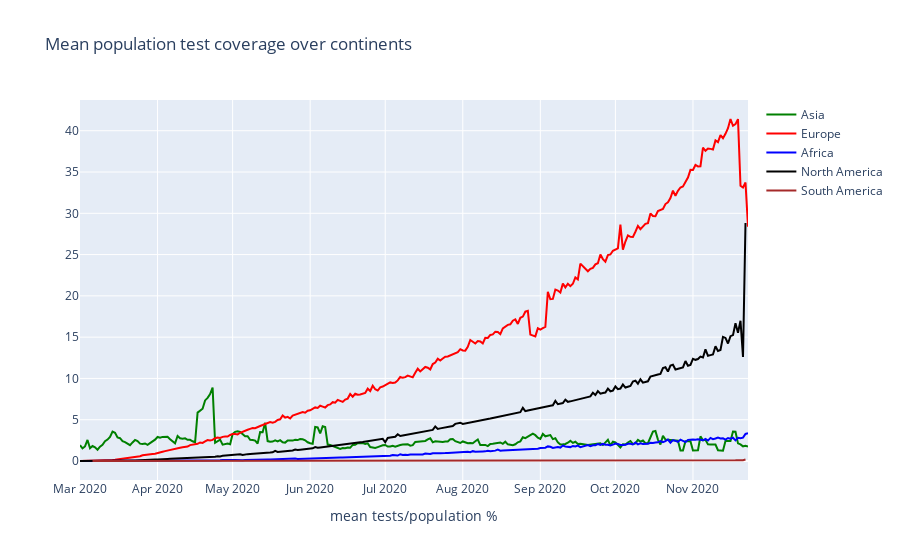

Notebook source saved alongside this figure:
### Markdown cell above
### Test population coverage

### Code cell
trace1 = go.Scatter(
                    x = df[(df['continent']=='Asia')&(df['datetime']>='2020-03-01')].groupby(['date','continent'])['date'].apply(lambda x: np.unique(x)[0]),
                    y = df[(df['continent']=='Asia')&(df['datetime']>='2020-03-01')].groupby(['date','continent'])['death_rate'].mean()*100,
                    mode = "lines",
                    name = "Asia",
                    marker = dict(color = 'green'),
)

trace2 = go.Scatter(
                    x = df[(df['continent']=='Europe')&(df['datetime']>='2020-03-01')].groupby(['date','continent'])['date'].apply(lambda x: np.unique(x)[0]),
                    y = df[(df['continent']=='Europe')&(df['datetime']>='2020-03-01')].groupby(['date','continent'])['population_coverage'].mean()*100,
                    mode = "lines",
                    name = "Europe",
                    marker = dict(color = 'red'),
)

trace3 = go.Scatter(
                    x = df[(df['continent']=='Africa')&(df['datetime']>='2020-03-01')].groupby(['date','continent'])['date'].apply(lambda x: np.unique(x)[0]),
                    y = df[(df['continent']=='Africa')&(df['datetime']>='2020-03-01')].groupby(['date','continent'])['population_coverage'].mean()*100,
                    mode = "lines",
                    name = "Africa",
                    marker = dict(color = 'blue'),
)

trace4 = go.Scatter(
                    x = df[(df['continent']=='North America')&(df['datetime']>='2020-03-01')].groupby(['date','continent'])['date'].apply(lambda x: np.unique(x)[0]),
                    y = df[(df['continent']=='North America')&(df['datetime']>='2020-03-01')].groupby(['date','continent'])['population_coverage'].mean()*100,
                    mode = "lines",
                    name = "North America",
                    marker = dict(color = 'black'),
)

trace5 = go.Scatter(
                    x = df[(df['continent']=='South America')&(df['datetime']>='2020-03-01')].groupby(['date','continent'])['date'].apply(lambda x: np.unique(x)[0]),
                    y = df[(df['continent']=='South America')&(df['datetime']>='2020-03-01')].groupby(['date','continent'])['population_coverage'].mean(),
                    mode = "lines",
                    name = "South America",
                    marker = dict(color = 'brown'),
)

data = [trace1,trace2,trace3,trace4,trace5]
layout = dict(title = 'Mean population test coverage over continents',
              xaxis= dict(title= 'mean tests/population %',ticklen= 5,zeroline= False)
             )
fig = dict(data = data, layout = layout)
iplot(fig)

### Figure 1 — Plotly figure (JSON) as saved in the notebook; plotly's stock layout.template omitted (floating-point values rounded to 4 significant figures; data arrays with more than 128 entries replaced by an {"elided": "..."} marker saying what was removed)
{"data": [{"marker": {"color": "green"}, "mode": "lines", "name": "Asia", "type": "scatter", "x": {"elided": "266 str values"}, "y": {"elided": "266 float values"}}, {"marker": {"color": "red"}, "mode": "lines", "name": "Europe", "type": "scatter", "x": {"elided": "266 str values"}, "y": {"elided": "266 float values"}}, {"marker": {"color": "blue"}, "mode": "lines", "name": "Africa", "type": "scatter", "x": {"elided": "266 str values"}, "y": {"elided": "266 float values"}}, {"marker": {"color": "black"}, "mode": "lines", "name": "North America", "type": "scatter", "x": {"elided": "266 str values"}, "y": {"elided": "266 float values"}}, {"marker": {"color": "brown"}, "mode": "lines", "name": "South America", "type": "scatter", "x": {"elided": "266 str values"}, "y": {"elided": "266 float values"}}], "layout": {"title": {"text": "Mean population test coverage over continents"}, "xaxis": {"ticklen": 5, "title": {"text": "mean tests/population %"}, "zeroline": false}}}
